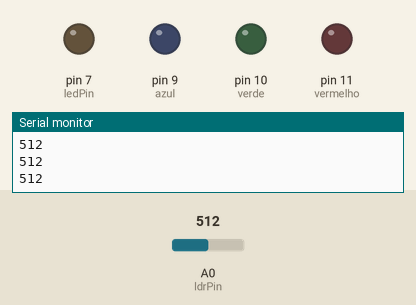
A sketch run on a simulated Arduino Uno, built with avr-gcc and run on an emulated ATmega328P. On the bench: output pins drawn as LEDs (lit = HIGH), the last lines printed to the serial monitor. The inputs (shaded band) are chosen by the test bench; at power-on: A0 (ldrPin) = 512.

Above: at 1.2 s.
1.3 s: A0 (ldrPin) set to 988
2.8 s: A0 (ldrPin) set to 1015
At 4.0 s:
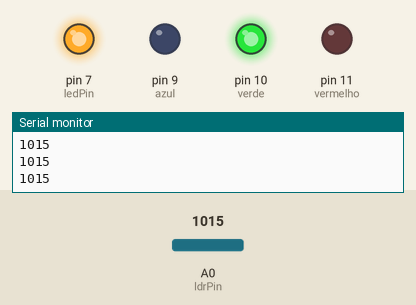
4.3 s: A0 (ldrPin) set to 990
At 5.3 s:
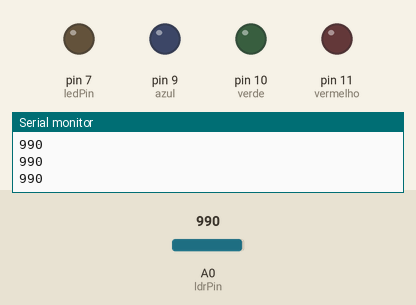
5.8 s: A0 (ldrPin) set to 1010
At 6.6 s:
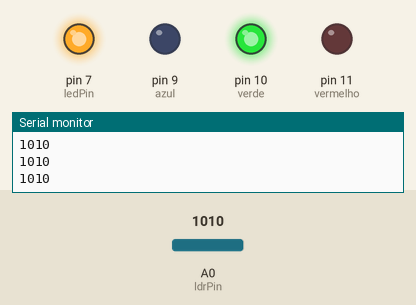
Timing chart, 0 to 8.3 s (numbered marks = the images above; inputs shaded):
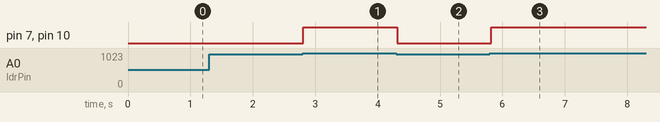

The sketch:

LDR-LED.ino
```cpp
int ledPin = 7;
int ldrPin = 0;
int ldrValor = 0;

const int azul = 9;
const int verde = 10;
const int vermelho = 11;

void setup() {
  Serial.begin(9600);
  pinMode(azul, OUTPUT);
  pinMode(verde, OUTPUT);
  pinMode(vermelho, OUTPUT);
  pinMode(ledPin,OUTPUT);
}

void vermelhoFuncao(){
  digitalWrite(azul, LOW);
  digitalWrite(verde, LOW);
  digitalWrite(vermelho, HIGH);
}
void azulFuncao(){
  digitalWrite(azul, HIGH);
  digitalWrite(verde, LOW);
  digitalWrite(vermelho, LOW);
}
void verdeFuncao(){
  digitalWrite(azul, LOW);
  digitalWrite(verde, HIGH);
  digitalWrite(vermelho, LOW);
}
void amareloFuncao(){
  analogWrite(azul, 0);
  analogWrite(verde, 50);
  analogWrite(vermelho, 255);
}
void roxoFuncao(){
  analogWrite(azul, 207);
  analogWrite(verde, 0);
  analogWrite(vermelho, 255);
}
void brancoFuncao(){
  digitalWrite(azul, HIGH);
  digitalWrite(verde, HIGH);
  digitalWrite(vermelho, HIGH);
}

void loop() {
 ldrValor = analogRead(ldrPin); // O valor lido será entre 0 e 1023
  if (ldrValor>= 1000){
    digitalWrite(ledPin,HIGH);

  digitalWrite(azul, LOW);
  digitalWrite(verde, HIGH);
  digitalWrite(vermelho, LOW);
  } else{
    digitalWrite(ledPin,LOW);

    digitalWrite(azul, LOW);
    digitalWrite(verde, LOW);
    digitalWrite(vermelho, LOW);
  }
  Serial.println(ldrValor);
  delay(100);
}
```

Measured:
- the behaviour switches between 999 and 1000 on A0 (ldrPin) (found by bisection; images 0 and 1)
- after the input at 2.8 s, pin 7 (ledPin), pin 10 (verde): LOW → HIGH at once
- after the input at 4.3 s, pin 7 (ledPin), pin 10 (verde): HIGH → LOW at once
- after the input at 5.8 s, pin 7 (ledPin), pin 10 (verde): LOW → HIGH at once
